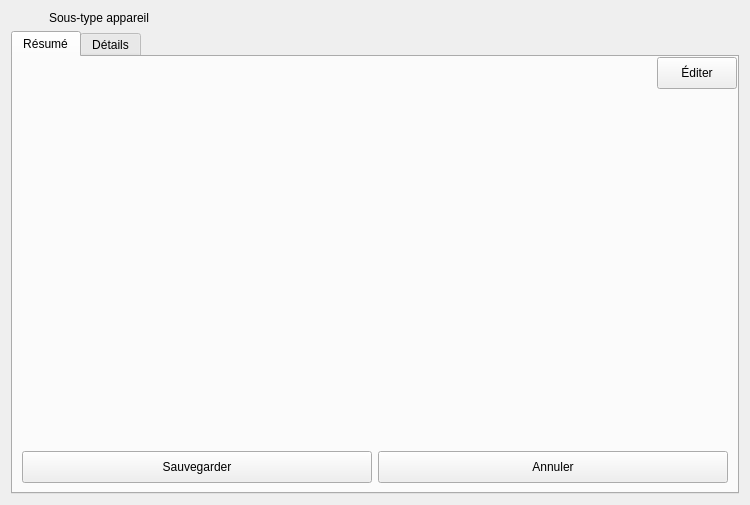
<?xml version="1.0" encoding="UTF-8"?>
<ui version="4.0">
 <class>DeviceSubTypeWidget</class>
 <widget class="QWidget" name="DeviceSubTypeWidget">
  <property name="geometry">
   <rect>
    <x>0</x>
    <y>0</y>
    <width>750</width>
    <height>505</height>
   </rect>
  </property>
  <property name="windowTitle">
   <string>Form</string>
  </property>
  <property name="styleSheet">
   <string notr="true">/*
QPushButton#btnConnect{background-color:rgb(80,180,80)}
QWidget{background-color: rgba(0,0,0,0);color:white;border-radius:5px}
QWidget#mainWidget{background-color:rgba(128,128,128,25%);}
QWidget#frmProfile,QWidget#pageProfile{background-color:rgba(108,8,156,25%);}
QPlainTextEdit,QLineEdit,QListWidget,QComboBox,QTextEdit,QSpinBox{background-color: rgba(255,255,255,50%); color: black;}

QTableWidget{
background-color: rgba(0,0,0,50%);
color: white;
border: 1px solid rgba(255,255,255,50%);
}

QLabel#lblLastOnline{color:lightblue;}
QLabel#lblError,QLabel#lblCamMissing,QLabel#lblAudioMissing{color:red; background-color:rgba(255,0,0,30%);}

QLineEdit:!enabled, QListWidget:!enabled,QComboBox:!enabled,QTextEdit:!enabled,QPlainTextEdit:!enabled{background-color: rgba(0,0,0,30%);color:white;border:0}
QDateEdit::down-arrow:!enabled,QTimeEdit::down-arrow:!enabled,QDateEdit::up-arrow:!enabled,QTimeEdit::up-arrow:!enabled,QComboBox::drop-down:!enabled{background-color:rgba(0,0,0,0%);}

QTextEdit#txtProfile{background-color: rgba(255,255,255,80%);color:black;border:0}
QTextEdit:!enabled#txtProfile{background-color: rgba(255,255,255,60%);color:black;border:0}

QFrame#frmSelUser{background-color:rgba(100,100,200,50%);}
QFrame#frmAudio,QFrame#frmCam1,QFrame#frmCam2,QFrame#frmSensors,QFrame#frmWebRTC,QFrame#frmVirtualCam,QFrame#frmExternalPrograms{background-color:rgba(100,100,200,35%);}

QCheckBox::indicator:unchecked:!enabled,QListWidget::indicator:unchecked:!enabled { background-color:rgba(128,0,0,100%);}
QCheckBox::indicator:checked:!enabled,QListWidget::indicator:checked:!enabled { background-color:green;}
QCheckBox::indicator:unchecked,QListWidget::indicator:unchecked{ background-color:red;border-radius:3px;}
QCheckBox::indicator:checked, QListWidget::indicator:checked {background-color:rgb(0,255,0);border-radius:3px;}

QPushButton{background-color:qlineargradient(x1: 0, y1: 0, x2: 0, y2: 1, stop: 0 #2198c0, stop: 1 #0d5ca6);}
QPushButton:checked{background-color:rgb(128,128,128); border:1px solid rgba(255,255,255,50%);}
QPushButton:hover,QPushButton:checked{background-color:  rgba(255,255,255,75%);color:black;}
QPushButton#btnEditUser:hover{background-color:  rgba(255,255,255,75%);color:black;}
QPushButton#btnEdit,QPushButton#btnDelete,QPushButton#btnExisting{background-color:  rgba(255,255,255,0%);border:0 px;}
QPushButton#btnEdit:hover,QPushButton#btnDelete:hover,QPushButton#btnExisting:hover{background-color:  rgba(255,255,255,25%);border:0 px;}
QPushButton#btnExisting:checked{background-color:rgba(0,100,200,50%);}
QPushButton#btnUpgrade{background-color:rgba(200,0,0,90%);}

QToolButton:hover{background-color:  rgba(255,255,255,50);}

QTreeWidget::branch:closed:has-children:has-siblings  {
            border-image: none;
            image: url(:/pictures/controls/branch_closed.png);
    }
     
    QTreeView::branch:open:has-children:!has-siblings,
    QTreeView::branch:open:has-children:has-siblings   {
            border-image: none;
            image:url(:/pictures/controls/branch_opened.png);
    }

QWidget#lineOnline{background-color:blue;}
QWidget#lineOffline{background-color:red;}
QWidget#lineBoth{background-color:rgb(255,0,255);}


QTabWidget::pane { 
	background-color: rgba(128,128,140,25%);
	border-radius: 5px;
    border: 2px solid rgba(128,128,140,50%);
 }

 QTabWidget::tab-bar {
     left: 5px; 
 }


 QTabBar::tab,QTableWidget::tab,QHeaderView::section {
     background: qlineargradient(x1: 0, y1: 0, x2: 0, y2: 1,
                                 stop: 0  rgba(128,128,140,50%),  stop: 1.0  rgba(128,128,140,25%));
     border: 2px solid  rgba(128,128,140,50%);
     border-bottom: 0px;
     border-top-left-radius: 4px;
     border-top-right-radius: 4px;
     padding: 2px;
min-height:25px;
 }

 QTabBar::tab:selected, QTabBar::tab:hover {

background: qlineargradient(x1: 0, y1: 0, x2: 0, y2: 1,
                                 stop: 0  rgba(128,128,140,70%),  stop: 1.0  rgba(128,128,140,50%));
 }

 QTabBar::tab:selected {
     border-color:rgba(128,128,140,60%);
     border-bottom-color:rgba(128,128,140,60%);
 }

 QTabBar::tab:!selected {
     margin-top: 2px; 
 }
*/

</string>
  </property>
  <layout class="QVBoxLayout" name="verticalLayout">
   <item>
    <layout class="QHBoxLayout" name="horizontalLayout_3">
     <item>
      <widget class="QLabel" name="icoTitle">
       <property name="sizePolicy">
        <sizepolicy hsizetype="Fixed" vsizetype="Fixed">
         <horstretch>0</horstretch>
         <verstretch>0</verstretch>
        </sizepolicy>
       </property>
       <property name="maximumSize">
        <size>
         <width>32</width>
         <height>32</height>
        </size>
       </property>
       <property name="text">
        <string/>
       </property>
       <property name="pixmap">
        <pixmap resource="../../resources/TeraClient.qrc">:/icons/kit.png</pixmap>
       </property>
       <property name="scaledContents">
        <bool>true</bool>
       </property>
      </widget>
     </item>
     <item>
      <widget class="QLabel" name="lblTitle">
       <property name="font">
        <font>
         <weight>50</weight>
         <bold>false</bold>
        </font>
       </property>
       <property name="text">
        <string>Sous-type appareil</string>
       </property>
      </widget>
     </item>
    </layout>
   </item>
   <item>
    <widget class="QTabWidget" name="tabNav">
     <property name="currentIndex">
      <number>0</number>
     </property>
     <widget class="QWidget" name="tabDashboard">
      <attribute name="icon">
       <iconset resource="../../resources/TeraClient.qrc">
        <normaloff>:/icons/dashboard.png</normaloff>:/icons/dashboard.png</iconset>
      </attribute>
      <attribute name="title">
       <string>Résumé</string>
      </attribute>
      <layout class="QVBoxLayout" name="verticalLayout_2">
       <property name="leftMargin">
        <number>0</number>
       </property>
       <property name="topMargin">
        <number>0</number>
       </property>
       <property name="rightMargin">
        <number>0</number>
       </property>
       <property name="bottomMargin">
        <number>0</number>
       </property>
       <item>
        <layout class="QHBoxLayout" name="horizontalLayout">
         <item>
          <spacer name="horizontalSpacer">
           <property name="orientation">
            <enum>Qt::Horizontal</enum>
           </property>
           <property name="sizeHint" stdset="0">
            <size>
             <width>40</width>
             <height>1</height>
            </size>
           </property>
          </spacer>
         </item>
         <item>
          <widget class="QPushButton" name="btnEdit">
           <property name="minimumSize">
            <size>
             <width>0</width>
             <height>32</height>
            </size>
           </property>
           <property name="cursor">
            <cursorShape>PointingHandCursor</cursorShape>
           </property>
           <property name="text">
            <string>Éditer</string>
           </property>
           <property name="icon">
            <iconset resource="../../resources/TeraClient.qrc">
             <normaloff>:/icons/edit.png</normaloff>:/icons/edit.png</iconset>
           </property>
           <property name="iconSize">
            <size>
             <width>20</width>
             <height>20</height>
            </size>
           </property>
          </widget>
         </item>
        </layout>
       </item>
       <item>
        <widget class="TeraForm" name="wdgDeviceSubType" native="true">
         <property name="sizePolicy">
          <sizepolicy hsizetype="Preferred" vsizetype="Expanding">
           <horstretch>0</horstretch>
           <verstretch>0</verstretch>
          </sizepolicy>
         </property>
        </widget>
       </item>
       <item>
        <widget class="QFrame" name="frameButtons">
         <layout class="QHBoxLayout" name="horizontalLayout_2">
          <item>
           <widget class="QPushButton" name="btnSave">
            <property name="minimumSize">
             <size>
              <width>0</width>
              <height>32</height>
             </size>
            </property>
            <property name="cursor">
             <cursorShape>PointingHandCursor</cursorShape>
            </property>
            <property name="text">
             <string>Sauvegarder</string>
            </property>
            <property name="icon">
             <iconset resource="../../resources/TeraClient.qrc">
              <normaloff>:/icons/save.png</normaloff>:/icons/save.png</iconset>
            </property>
            <property name="iconSize">
             <size>
              <width>24</width>
              <height>24</height>
             </size>
            </property>
           </widget>
          </item>
          <item>
           <widget class="QPushButton" name="btnUndo">
            <property name="minimumSize">
             <size>
              <width>0</width>
              <height>32</height>
             </size>
            </property>
            <property name="cursor">
             <cursorShape>PointingHandCursor</cursorShape>
            </property>
            <property name="text">
             <string>Annuler</string>
            </property>
            <property name="icon">
             <iconset resource="../../resources/TeraClient.qrc">
              <normaloff>:/icons/undo.png</normaloff>:/icons/undo.png</iconset>
            </property>
            <property name="iconSize">
             <size>
              <width>24</width>
              <height>24</height>
             </size>
            </property>
           </widget>
          </item>
         </layout>
        </widget>
       </item>
      </layout>
     </widget>
     <widget class="QWidget" name="tabDetails">
      <attribute name="icon">
       <iconset resource="../../resources/TeraClient.qrc">
        <normaloff>:/icons/details.png</normaloff>:/icons/details.png</iconset>
      </attribute>
      <attribute name="title">
       <string>Détails</string>
      </attribute>
      <layout class="QVBoxLayout" name="verticalLayout_3">
       <property name="leftMargin">
        <number>0</number>
       </property>
       <property name="topMargin">
        <number>0</number>
       </property>
       <property name="rightMargin">
        <number>0</number>
       </property>
       <property name="bottomMargin">
        <number>0</number>
       </property>
       <item>
        <widget class="QTabWidget" name="tabDeviceSubInfos">
         <property name="tabPosition">
          <enum>QTabWidget::West</enum>
         </property>
         <property name="currentIndex">
          <number>0</number>
         </property>
         <widget class="QWidget" name="tabDevices">
          <attribute name="icon">
           <iconset resource="../../resources/TeraClient.qrc">
            <normaloff>:/icons/device.png</normaloff>:/icons/device.png</iconset>
          </attribute>
          <attribute name="title">
           <string>Appareils</string>
          </attribute>
          <layout class="QVBoxLayout" name="verticalLayout_4">
           <item>
            <widget class="QListWidget" name="lstDevices"/>
           </item>
          </layout>
         </widget>
        </widget>
       </item>
      </layout>
     </widget>
    </widget>
   </item>
  </layout>
 </widget>
 <customwidgets>
  <customwidget>
   <class>TeraForm</class>
   <extends>QWidget</extends>
   <header>TeraForm.h</header>
   <container>1</container>
  </customwidget>
 </customwidgets>
 <resources>
  <include location="../../resources/TeraClient.qrc"/>
 </resources>
 <connections/>
</ui>
